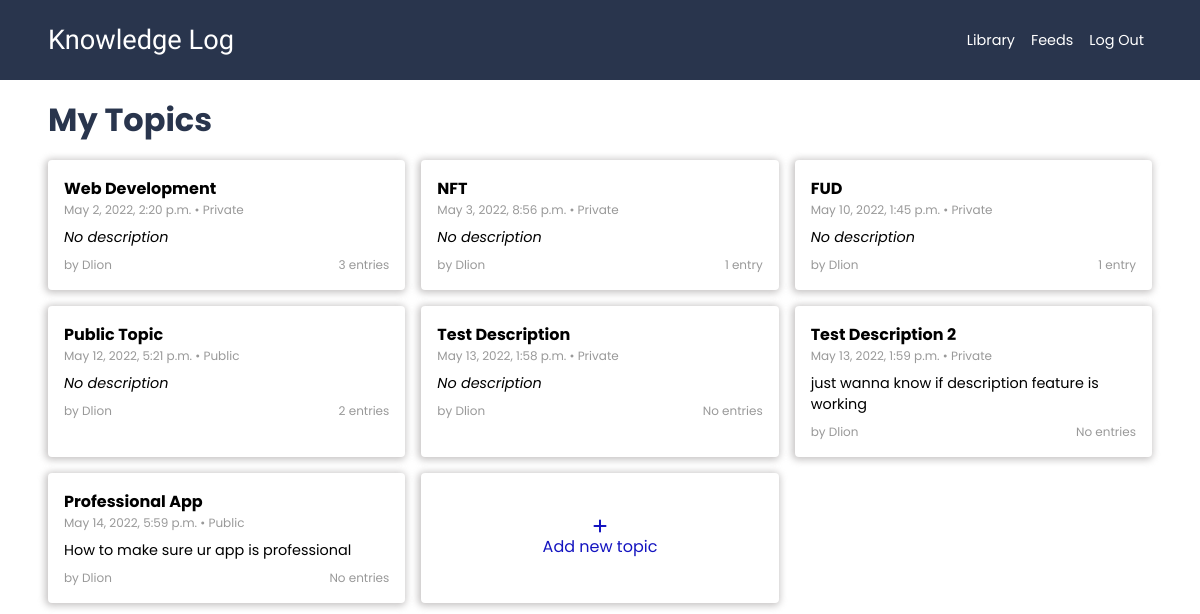
The app's page /topics/ (signed in) with its own data.
### logs/models.py (models this page shows)
class Topic(models.Model):
    topic=models.CharField(max_length=100)
    description=models.TextField(blank=True, default='')
    date_added= models.DateTimeField(auto_now_add=True)
    owner=models.ForeignKey(User, on_delete=models.CASCADE)
    public=models.BooleanField(default=False)
    def __str__(self):
        return self.topic

### logs/views.py (the view)
# urls.py: path('topics/', views.topics, name='topics'),
@login_required
def topics(request):
    topics = Topic.objects.filter(owner=request.user).order_by('date_added')
    topic_entries = dict()
    for topic in topics:
        entries = topic.entry_set.count()
        topic_entries[topic] = entries
    return render(request, 'logs/topics.html', {'topic_entries': topic_entries, 'topics': topics})

### logs/templatetags/filter.py (called while the page is built)
@register.filter
def key(value, arg):
    if int(value[arg]) < 1:
        return 'No entries'
    elif int(value[arg]) < 2:
        return "1 entry"
    else:
        return str(value[arg])+' entries'

### templates/logs/topics.html
{% extends "logs/base.html" %}
{% load filter %}
{% block content %}
<main class="public-topics topics">
    <h1>My Topics</h1>
    <ul>
        {% for topic in topics %}
        <li>
            <a href="{% url 'logs:topic' topic.id %}" class="topic-item">
                <header>
                    <h4>{{topic}}</h4>
                </header>
                <div class="meta-data">
                    <span>{{topic.date_added}}</span>
                    <span class="dot">•</span>
                    {% if topic.public is True %}
                    <span>Public</span>
                    {%else%}
                    <span>Private</span>
                    {%endif%}
                </div>
                <div class="description">
                    {% if topic.description %}
                    <p>{{ topic.description }}</p>
                    {% else %}
                    <em>No description</em>
                    {% endif %}
                </div>
                <div class="footer">
                    <p class="author">by {{topic.owner}}</p>
                    <p>{{topic_entries|key:topic}}</p>
                </div>
            </a>
        </li>
        {% empty %}
        <li>No topics have been added yet.</li>
        {% endfor %}
        <li>
            <a href="{% url 'logs:new_topic'%}" class="add-new-card">
                <i class="fas fa-plus"></i>
                <span>Add new topic</span>
            </a>
        </li>
    </ul>
</main>
{% endblock content %}

### templates/logs/base.html (shortened to what this page needs)
{% load static %}
<!DOCTYPE html>
<html lang="en">
<head>
    <link rel="stylesheet" href="{% static 'css/index.css' %}">
    <link rel="stylesheet" href="{% static 'css/home.css' %}">
    <link rel="stylesheet" href="{% static 'css/dashboard.css' %}">
    <link rel="stylesheet" href="{% static 'css/auth.css' %}">
</head>
<body>
    <header class="header">
        <a href="{% url 'logs:index' %}" class="brand">Knowledge Log</a>
        <nav>
            {% if user.is_authenticated %}
            <a href="{% url 'logs:topics' %}">Library</a>
            <a href="{% url 'logs:public_topics' %}">Feeds</a>
            <a href="{% url 'users:logout' %}">log out</a>
            {% else %}
            <a href="{% url 'users:login' %}">log in</a>
            {% endif %}
        </nav>
    </header>
    {% block content %}{% endblock content %}
</body>
</html>

### static/css/index.css (style rules this page uses)
*, *::after, *::before { margin: 0; padding: 0; box-sizing: border-box; }
:root { --base-color: #29354d; }
body { font-family: 'Poppins', sans-serif; min-height: 100vh; }
header.header { display: flex; justify-content: space-between; align-items: center; padding: 0rem 3rem 0rem; flex-wrap: wrap; background-color: var(--base-color); height: 10vh; }
header .brand { font-family: 'Macondo', cursive; color: #fff; text-decoration: none; font-size: 1.7rem; }
header nav { display: flex; justify-content: center; align-items: center; }
header nav a { margin: 0 .5rem; text-decoration: none; text-transform: capitalize; color: #fff; font-size: .9rem; }
main { height: 90vh; padding: 1rem 3rem; }

### static/css/dashboard.css (style rules this page uses)
.topics { margin-bottom: 1rem; height: unset; }
.topics h1 { color: var(--base-color); }
.topics ul { display: grid; grid-template-columns: repeat(auto-fill, minmax(300px, 1fr)); gap: 1rem; margin: 1rem 0; }
.topics ul li { box-shadow: 0px 0px 0px #cccccc3a; box-shadow: -1px 1px 7px 2px rgba(181, 179, 179, 0.75); list-style: none; border-radius: 4px; }
.topics li .topic-item { text-decoration: none; color: #000; padding: 1rem; display: block; }
.topics li .add-new-card { display: flex; width: 100%; height: 100%; flex-direction: column; justify-content: center; align-items: center; color: rgb(20, 20, 192); text-decoration: none; }
.topics li .topic-item h4 { text-transform: capitalize; }
.topics li .topic-item .meta-data, .topics li .topic-item .footer { font-size: .75rem; color: #999; }
.topics li .description { margin: .5rem 0; font-size: .9rem; }
.topics li .topic-item .footer { display: flex; justify-content: space-between; align-items: center; }

### records on screen
Topic: topic "Web Development", date_added "May 2, 2022, 2:20 p.m.", public "Private", description "No description", owner "Dlion", id "3 entries"
Topic: topic "NFT", date_added "May 3, 2022, 8:56 p.m.", public "Private", description "No description", owner "Dlion", id "1 entry"
Topic: topic "FUD", date_added "May 10, 2022, 1:45 p.m.", public "Private", description "No description", owner "Dlion", id "1 entry"
Topic: topic "Public Topic", date_added "May 12, 2022, 5:21 p.m.", public "Public", description "No description", owner "Dlion", id "2 entries"
Topic: topic "Test Description", date_added "May 13, 2022, 1:58 p.m.", public "Private", description "No description", owner "Dlion", id "No entries"
Topic: topic "Test Description 2", date_added "May 13, 2022, 1:59 p.m.", public "Private", description "just wanna know if description feature is working", owner "Dlion", id "No entries"
Topic: topic "Professional App", date_added "May 14, 2022, 5:59 p.m.", public "Public", description "How to make sure ur app is professional", owner "Dlion", id "No entries"
